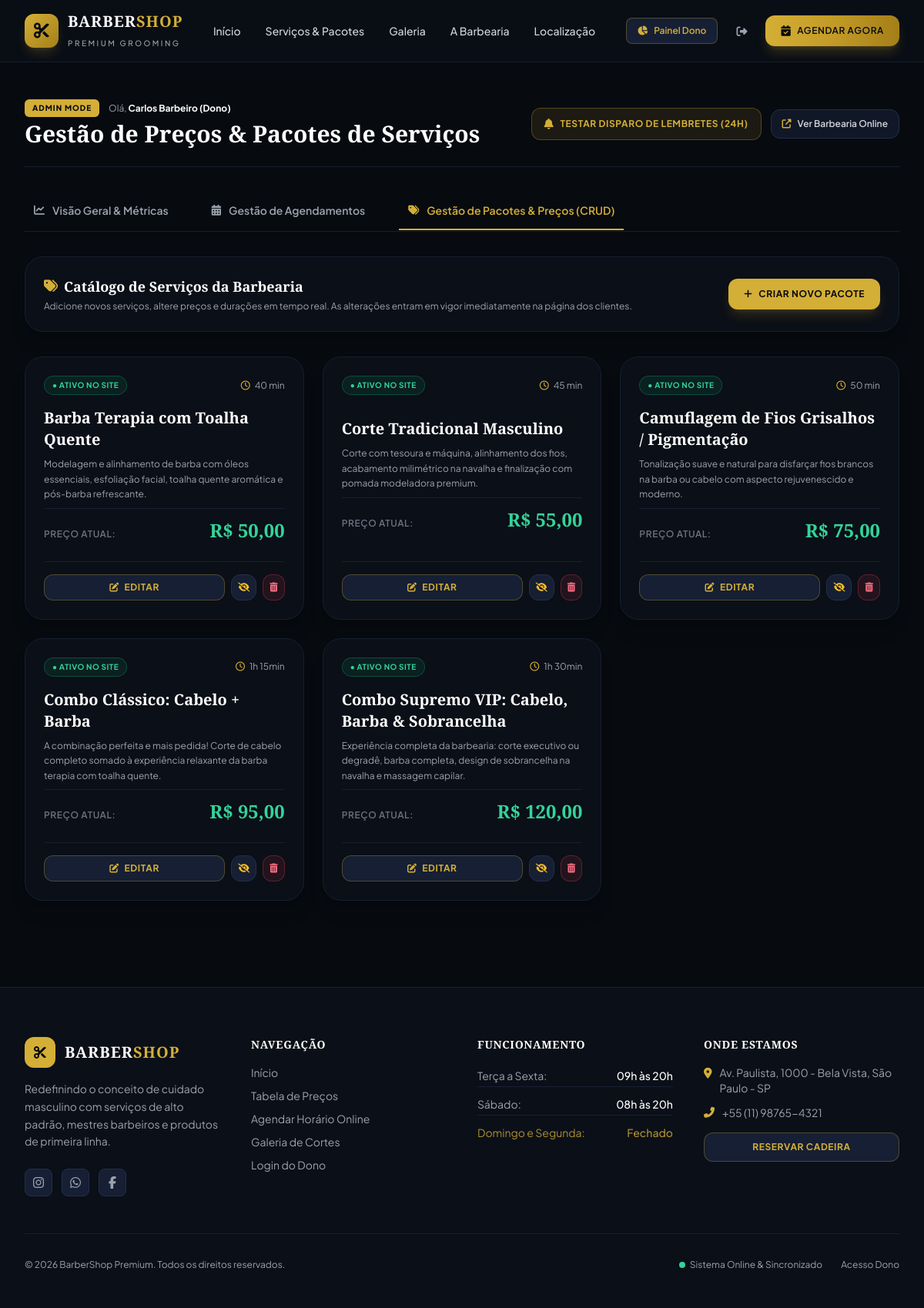
The app's page /admin/pacotes (signed in) with its own data.
### models.py (models this page shows, shortened)
class User(UserMixin, db.Model):
    __tablename__ = 'users'
    id = db.Column(db.Integer, primary_key=True)
    username = db.Column(db.String(80), unique=True, nullable=False)
    password_hash = db.Column(db.String(255), nullable=False)
    name = db.Column(db.String(100), default="Barbeiro Chefe")
    email = db.Column(db.String(120), nullable=True)
    created_at = db.Column(db.DateTime, default=datetime.utcnow)

class ServicePackage(db.Model):
    __tablename__ = 'service_packages'
    id = db.Column(db.Integer, primary_key=True)
    name = db.Column(db.String(100), nullable=False)
    description = db.Column(db.Text, nullable=True)
    price = db.Column(db.Float, nullable=False)
    duration_minutes = db.Column(db.Integer, default=45, nullable=False)
    is_active = db.Column(db.Boolean, default=True, nullable=False)
    created_at = db.Column(db.DateTime, default=datetime.utcnow)
    appointments = db.relationship('Appointment', backref='package', lazy='dynamic')
    @property
    def price_formatted(self):
        return f"R$ {self.price:,.2f}".replace('.', '#').replace(',', '.').replace('#', ',')
    @property
    def duration_formatted(self):
        if self.duration_minutes >= 60:
            hrs = self.duration_minutes // 60
            mins = self.duration_minutes % 60
            return f"{hrs}h {mins}min" if mins > 0 else f"{hrs}h"
        return f"{self.duration_minutes} min"

### app.py (the view)
    @app.route('/admin/pacotes')
    @login_required
    def admin_pacotes():
        packages = ServicePackage.query.order_by(ServicePackage.price.asc()).all()
        return render_template('admin/pacotes.html', packages=packages)

### templates/admin/pacotes.html (shortened to what this page needs)
{% extends 'admin/base_admin.html' %}
{% block admin_title %}Gestão de Preços & Pacotes de Serviços{% endblock %}
{% block admin_content %}
<div class="space-y-8">
    <div class="flex flex-col sm:flex-row items-start sm:items-center justify-between gap-4 bg-dark-900 border border-dark-800 rounded-3xl p-6 shadow-xl">
        <div>
            <h2 class="font-serif text-lg font-bold text-white flex items-center gap-2">
                <i class="fas fa-tags text-gold-400"></i>
                <span>Catálogo de Serviços da Barbearia</span>
            </h2>
            <p class="text-xs text-gray-400 mt-1">
                Adicione novos serviços, altere preços e durações em tempo real. As alterações entram em vigor imediatamente na página dos clientes.
            </p>
        </div>
        <button onclick="openCreateModal()" class="inline-flex items-center gap-2 px-5 py-3 rounded-xl font-bold text-xs uppercase tracking-wider bg-gold-400 hover:bg-gold-500 text-dark-950 transition shadow-lg shadow-gold-500/20">
            <i class="fas fa-plus"></i>
            <span>Criar Novo Pacote</span>
        </button>
    </div>
    <div class="grid grid-cols-1 md:grid-cols-2 lg:grid-cols-3 gap-6">
        {% for pkg in packages %}
        <div class="bg-dark-900 border {% if pkg.is_active %}border-dark-800 hover:border-gold-400/40{% else %}border-rose-950/40 opacity-70{% endif %} rounded-3xl p-6 flex flex-col justify-between shadow-xl transition duration-200 relative group">
            <div class="flex items-center justify-between mb-4">
                <span class="px-2.5 py-1 rounded-full text-[10px] font-bold uppercase tracking-wider {% if pkg.is_active %}bg-emerald-500/10 text-emerald-400 border border-emerald-500/30{% else %}bg-rose-500/10 text-rose-400 border border-rose-500/30{% endif %}">
                    {% if pkg.is_active %}● Ativo no Site{% else %}○ Oculto{% endif %}
                </span>
                <span class="text-xs text-gray-400 flex items-center gap-1.5">
                    <i class="far fa-clock text-gold-400"></i>
                    {{ pkg.duration_formatted }}
                </span>
            </div>
            <div class="space-y-2 mb-6">
                <h3 class="font-serif text-xl font-bold text-white group-hover:text-gold-400 transition">
                    {{ pkg.name }}
                </h3>
                <p class="text-xs text-gray-400 leading-relaxed min-h-[48px]">
                    {{ pkg.description or "Sem descrição cadastrada." }}
                </p>
                <div class="pt-3 border-t border-dark-800 flex items-baseline justify-between">
                    <span class="text-xs text-gray-500 uppercase tracking-wider font-semibold">Preço Atual:</span>
                    <span class="font-serif text-2xl font-black text-emerald-400">
                        {{ pkg.price_formatted }}
                    </span>
                </div>
            </div>
            <div class="pt-4 border-t border-dark-800 flex items-center justify-between gap-2">
                <button onclick="openEditModal({{ pkg.id }}, '{{ pkg.name|escape }}', '{{ pkg.description|escape }}', {{ pkg.price }}, {{ pkg.duration_minutes }}, {{ 'true' if pkg.is_active else 'false' }})"
                        class="flex-1 py-2 px-3 rounded-xl text-xs font-bold uppercase tracking-wider bg-dark-800 hover:bg-gold-400 text-gold-400 hover:text-dark-950 border border-gold-400/30 hover:border-gold-400 transition text-center">
                    <i class="fas fa-edit mr-1"></i> Editar
                </button>
                <form action="{{ url_for('toggle_package', id=pkg.id) }}" method="POST" class="inline">
                    <button type="submit" title="{% if pkg.is_active %}Desativar Pacote{% else %}Ativar Pacote{% endif %}"
                            class="p-2 rounded-xl text-xs {% if pkg.is_active %}bg-dark-800 text-amber-400 hover:bg-amber-400 hover:text-dark-950 border border-dark-700{% else %}bg-emerald-500/10 text-emerald-400 hover:bg-emerald-500 hover:text-white border border-emerald-500/30{% endif %} transition">
                        <i class="fas {% if pkg.is_active %}fa-eye-slash{% else %}fa-eye{% endif %}"></i>
                    </button>
                </form>
                <form action="{{ url_for('delete_package', id=pkg.id) }}" method="POST" class="inline" onsubmit="return confirm('Deseja realmente excluir este pacote? Se houver histórico, ele será apenas desativado.')">
                    <button type="submit" title="Excluir Pacote" class="p-2 rounded-xl text-xs bg-rose-500/10 text-rose-400 hover:bg-rose-500 hover:text-white border border-rose-500/30 transition">
                        <i class="fas fa-trash-alt"></i>
                    </button>
                </form>
            </div>
        </div>
        {% endfor %}
    </div>
</div>
{% endblock %}

### templates/admin/base_admin.html (shortened to what this page needs)
{% extends 'base.html' %}
{% block content %}
<div class="py-8">
    <div class="max-w-7xl mx-auto px-4 sm:px-6 lg:px-8">
        <div class="flex flex-col md:flex-row md:items-center justify-between gap-4 pb-6 border-b border-dark-800 mb-8">
            <div>
                <div class="flex items-center gap-3">
                    <span class="px-2.5 py-1 rounded-md text-[10px] font-extrabold uppercase tracking-widest bg-gold-400 text-dark-950">
                        Admin Mode
                    </span>
                    <span class="text-xs text-gray-400">Olá, <strong class="text-white">{{ current_user.name }}</strong></span>
                </div>
                <h1 class="font-serif text-2xl sm:text-3xl font-extrabold text-white mt-1">
                    {% block admin_title %}Painel de Controle{% endblock %}
                </h1>
            </div>
            <div class="flex flex-wrap items-center gap-3">
                <form action="{{ url_for('trigger_reminders') }}" method="POST" class="inline-flex">
                    <button type="submit" class="inline-flex items-center gap-2 px-4 py-2.5 rounded-xl font-bold text-xs uppercase tracking-wider bg-gold-400/10 hover:bg-gold-400 text-gold-400 hover:text-dark-950 border border-gold-400/30 hover:border-gold-400 transition-all shadow-sm">
                        <i class="fas fa-bell text-sm"></i>
                        <span>Testar Disparo de Lembretes (24h)</span>
                    </button>
                </form>
                <a href="{{ url_for('index') }}" target="_blank" class="inline-flex items-center gap-2 px-3.5 py-2.5 rounded-xl text-xs font-semibold text-gray-300 bg-dark-850 hover:bg-dark-800 border border-dark-700 transition">
                    <i class="fas fa-external-link-alt text-xs text-gold-400"></i>
                    <span>Ver Barbearia Online</span>
                </a>
            </div>
        </div>
        <div class="flex border-b border-dark-800 space-x-2 sm:space-x-8 mb-8 overflow-x-auto pb-px">
            <a href="{{ url_for('admin_dashboard') }}"
               class="flex items-center gap-2.5 py-3.5 px-3 border-b-2 font-semibold text-sm transition-all whitespace-nowrap {% if request.endpoint == 'admin_dashboard' %}border-gold-400 text-gold-400{% else %}border-transparent text-gray-400 hover:text-gray-200 hover:border-dark-600{% endif %}">
                <i class="fas fa-chart-line"></i>
                <span>Visão Geral & Métricas</span>
            </a>
            <a href="{{ url_for('admin_agendamentos') }}"
               class="flex items-center gap-2.5 py-3.5 px-3 border-b-2 font-semibold text-sm transition-all whitespace-nowrap {% if request.endpoint == 'admin_agendamentos' %}border-gold-400 text-gold-400{% else %}border-transparent text-gray-400 hover:text-gray-200 hover:border-dark-600{% endif %}">
                <i class="fas fa-calendar-alt"></i>
                <span>Gestão de Agendamentos</span>
            </a>
            <a href="{{ url_for('admin_pacotes') }}"
               class="flex items-center gap-2.5 py-3.5 px-3 border-b-2 font-semibold text-sm transition-all whitespace-nowrap {% if request.endpoint in ['admin_pacotes', 'create_package', 'edit_package'] %}border-gold-400 text-gold-400{% else %}border-transparent text-gray-400 hover:text-gray-200 hover:border-dark-600{% endif %}">
                <i class="fas fa-tags"></i>
                <span>Gestão de Pacotes & Preços (CRUD)</span>
            </a>
        </div>
        {% block admin_content %}{% endblock %}
    </div>
</div>
{% endblock %}

### static/css/style.css (style rules this page uses)
* { transition-property: color, background-color, border-color, text-decoration-color, fill, stroke; transition-timing-function: cubic-bezier(0.4, 0, 0.2, 1); transition-duration: 150ms; }

### records on screen
User: name "Carlos Barbeiro (Dono)"
ServicePackage: is_active "● ATIVO NO SITE", duration_formatted "40 min", name "Barba Terapia com Toalha Quente", description "Modelagem e alinhamento de barba com óleos essenciais, esfoliação facial, toalha quente aromática e pós-barba refrescante.", price_formatted "R$ 50,00"
ServicePackage: is_active "● ATIVO NO SITE", duration_formatted "45 min", name "Corte Tradicional Masculino", description "Corte com tesoura e máquina, alinhamento dos fios, acabamento milimétrico na navalha e finalização com pomada modeladora premium.", price_formatted "R$ 55,00"
ServicePackage: is_active "● ATIVO NO SITE", duration_formatted "50 min", name "Camuflagem de Fios Grisalhos / Pigmentação", description "Tonalização suave e natural para disfarçar fios brancos na barba ou cabelo com aspecto rejuvenescido e moderno.", price_formatted "R$ 75,00"
ServicePackage: is_active "● ATIVO NO SITE", duration_formatted "1h 15min", name "Combo Clássico: Cabelo + Barba", description "A combinação perfeita e mais pedida! Corte de cabelo completo somado à experiência relaxante da barba terapia com toalha quente.", price_formatted "R$ 95,00"
ServicePackage: is_active "● ATIVO NO SITE", duration_formatted "1h 30min", name "Combo Supremo VIP: Cabelo, Barba & Sobrancelha", description "Experiência completa da barbearia: corte executivo ou degradê, barba completa, design de sobrancelha na navalha e massagem capilar.", price_formatted "R$ 120,00"

### other values on screen
{{ barbershop_address }} "Av. Paulista, 1000 - Bela Vista, São Paulo - SP"
{{ barbershop_phone }} "+55 (11) 98765-4321"
{{ barbershop_name }} "BarberShop Premium"
